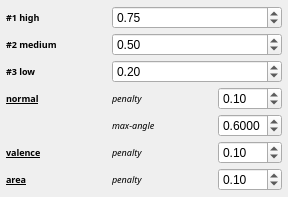
                   <widget class="QWidget" name="simplifyContainer" native="true">
                    <layout class="QVBoxLayout" name="verticalLayout_2">
                     <property name="spacing">
                      <number>0</number>
                     </property>
                     <property name="leftMargin">
                      <number>4</number>
                     </property>
                     <property name="topMargin">
                      <number>4</number>
                     </property>
                     <property name="rightMargin">
                      <number>4</number>
                     </property>
                     <property name="bottomMargin">
                      <number>4</number>
                     </property>
                     <item>
                      <widget class="QWidget" name="simplify1" native="true">
                       <layout class="QHBoxLayout" name="horizontalLayout_5">
                        <property name="leftMargin">
                         <number>2</number>
                        </property>
                        <property name="topMargin">
                         <number>2</number>
                        </property>
                        <property name="rightMargin">
                         <number>2</number>
                        </property>
                        <property name="bottomMargin">
                         <number>2</number>
                        </property>
                        <item>
                         <widget class="QLabel" name="label">
                          <property name="minimumSize">
                           <size>
                            <width>100</width>
                            <height>0</height>
                           </size>
                          </property>
                          <property name="font">
                           <font>
                            <family>FontAwesome</family>
                            <pointsize>7</pointsize>
                            <weight>75</weight>
                            <italic>false</italic>
                            <bold>true</bold>
                           </font>
                          </property>
                          <property name="text">
                           <string>#1 high</string>
                          </property>
                         </widget>
                        </item>
                        <item>
                         <widget class="QDoubleSpinBox" name="simplify1Spin">
                          <property name="sizePolicy">
                           <sizepolicy hsizetype="Expanding" vsizetype="Fixed">
                            <horstretch>0</horstretch>
                            <verstretch>0</verstretch>
                           </sizepolicy>
                          </property>
                          <property name="maximum">
                           <double>1.000000000000000</double>
                          </property>
                          <property name="singleStep">
                           <double>0.050000000000000</double>
                          </property>
                          <property name="value">
                           <double>0.750000000000000</double>
                          </property>
                         </widget>
                        </item>
                       </layout>
                      </widget>
                     </item>
                     <item>
                      <widget class="QWidget" name="simplify2" native="true">
                       <layout class="QHBoxLayout" name="horizontalLayout_6">
                        <property name="leftMargin">
                         <number>2</number>
                        </property>
                        <property name="topMargin">
                         <number>2</number>
                        </property>
                        <property name="rightMargin">
                         <number>2</number>
                        </property>
                        <property name="bottomMargin">
                         <number>2</number>
                        </property>
                        <item>
                         <widget class="QLabel" name="label_2">
                          <property name="minimumSize">
                           <size>
                            <width>100</width>
                            <height>0</height>
                           </size>
                          </property>
                          <property name="font">
                           <font>
                            <family>FontAwesome</family>
                            <pointsize>7</pointsize>
                            <weight>75</weight>
                            <bold>true</bold>
                           </font>
                          </property>
                          <property name="text">
                           <string>#2 medium</string>
                          </property>
                         </widget>
                        </item>
                        <item>
                         <widget class="QDoubleSpinBox" name="simplify2Spin">
                          <property name="sizePolicy">
                           <sizepolicy hsizetype="Expanding" vsizetype="Fixed">
                            <horstretch>0</horstretch>
                            <verstretch>0</verstretch>
                           </sizepolicy>
                          </property>
                          <property name="maximum">
                           <double>1.000000000000000</double>
                          </property>
                          <property name="singleStep">
                           <double>0.050000000000000</double>
                          </property>
                          <property name="value">
                           <double>0.500000000000000</double>
                          </property>
                         </widget>
                        </item>
                       </layout>
                      </widget>
                     </item>
                     <item>
                      <widget class="QWidget" name="simplify3" native="true">
                       <layout class="QHBoxLayout" name="horizontalLayout_7">
                        <property name="leftMargin">
                         <number>2</number>
                        </property>
                        <property name="topMargin">
                         <number>2</number>
                        </property>
                        <property name="rightMargin">
                         <number>2</number>
                        </property>
                        <property name="bottomMargin">
                         <number>2</number>
                        </property>
                        <item>
                         <widget class="QLabel" name="label_3">
                          <property name="sizePolicy">
                           <sizepolicy hsizetype="Fixed" vsizetype="Preferred">
                            <horstretch>0</horstretch>
                            <verstretch>0</verstretch>
                           </sizepolicy>
                          </property>
                          <property name="minimumSize">
                           <size>
                            <width>100</width>
                            <height>0</height>
                           </size>
                          </property>
                          <property name="font">
                           <font>
                            <family>FontAwesome</family>
                            <pointsize>7</pointsize>
                            <weight>75</weight>
                            <bold>true</bold>
                           </font>
                          </property>
                          <property name="text">
                           <string>#3 low</string>
                          </property>
                         </widget>
                        </item>
                        <item>
                         <widget class="QDoubleSpinBox" name="simplify3Spin">
                          <property name="sizePolicy">
                           <sizepolicy hsizetype="Expanding" vsizetype="Fixed">
                            <horstretch>0</horstretch>
                            <verstretch>0</verstretch>
                           </sizepolicy>
                          </property>
                          <property name="maximum">
                           <double>1.000000000000000</double>
                          </property>
                          <property name="singleStep">
                           <double>0.050000000000000</double>
                          </property>
                          <property name="value">
                           <double>0.200000000000000</double>
                          </property>
                         </widget>
                        </item>
                       </layout>
                      </widget>
                     </item>
                     <item>
                      <widget class="QWidget" name="widget" native="true">
                       <layout class="QHBoxLayout" name="horizontalLayout_16">
                        <property name="leftMargin">
                         <number>2</number>
                        </property>
                        <property name="topMargin">
                         <number>2</number>
                        </property>
                        <property name="rightMargin">
                         <number>2</number>
                        </property>
                        <property name="bottomMargin">
                         <number>2</number>
                        </property>
                        <item>
                         <widget class="QLabel" name="label_7">
                          <property name="sizePolicy">
                           <sizepolicy hsizetype="Fixed" vsizetype="Preferred">
                            <horstretch>0</horstretch>
                            <verstretch>0</verstretch>
                           </sizepolicy>
                          </property>
                          <property name="minimumSize">
                           <size>
                            <width>100</width>
                            <height>0</height>
                           </size>
                          </property>
                          <property name="maximumSize">
                           <size>
                            <width>16777215</width>
                            <height>16777215</height>
                           </size>
                          </property>
                          <property name="font">
                           <font>
                            <family>FontAwesome</family>
                            <pointsize>7</pointsize>
                            <weight>75</weight>
                            <bold>true</bold>
                            <underline>true</underline>
                           </font>
                          </property>
                          <property name="text">
                           <string>normal</string>
                          </property>
                         </widget>
                        </item>
                        <item>
                         <widget class="QLabel" name="label_11">
                          <property name="sizePolicy">
                           <sizepolicy hsizetype="Fixed" vsizetype="Preferred">
                            <horstretch>0</horstretch>
                            <verstretch>0</verstretch>
                           </sizepolicy>
                          </property>
                          <property name="minimumSize">
                           <size>
                            <width>100</width>
                            <height>0</height>
                           </size>
                          </property>
                          <property name="font">
                           <font>
                            <family>FontAwesome</family>
                            <pointsize>7</pointsize>
                            <italic>true</italic>
                           </font>
                          </property>
                          <property name="text">
                           <string>penalty</string>
                          </property>
                         </widget>
                        </item>
                        <item>
                         <widget class="QDoubleSpinBox" name="norPenaltySpin">
                          <property name="sizePolicy">
                           <sizepolicy hsizetype="Expanding" vsizetype="Fixed">
                            <horstretch>0</horstretch>
                            <verstretch>0</verstretch>
                           </sizepolicy>
                          </property>
                          <property name="singleStep">
                           <double>0.010000000000000</double>
                          </property>
                          <property name="value">
                           <double>0.100000000000000</double>
                          </property>
                         </widget>
                        </item>
                       </layout>
                      </widget>
                     </item>
                     <item>
                      <widget class="QWidget" name="widget_2" native="true">
                       <layout class="QHBoxLayout" name="horizontalLayout_17">
                        <property name="leftMargin">
                         <number>2</number>
                        </property>
                        <property name="topMargin">
                         <number>2</number>
                        </property>
                        <property name="rightMargin">
                         <number>2</number>
                        </property>
                        <property name="bottomMargin">
                         <number>2</number>
                        </property>
                        <item>
                         <widget class="QLabel" name="label_8">
                          <property name="minimumSize">
                           <size>
                            <width>100</width>
                            <height>0</height>
                           </size>
                          </property>
                          <property name="text">
                           <string/>
                          </property>
                         </widget>
                        </item>
                        <item>
                         <widget class="QLabel" name="label_12">
                          <property name="minimumSize">
                           <size>
                            <width>100</width>
                            <height>0</height>
                           </size>
                          </property>
                          <property name="font">
                           <font>
                            <family>FontAwesome</family>
                            <pointsize>7</pointsize>
                            <italic>true</italic>
                           </font>
                          </property>
                          <property name="text">
                           <string>max-angle</string>
                          </property>
                         </widget>
                        </item>
                        <item>
                         <widget class="QDoubleSpinBox" name="norMaxAngleSpin">
                          <property name="sizePolicy">
                           <sizepolicy hsizetype="Expanding" vsizetype="Fixed">
                            <horstretch>0</horstretch>
                            <verstretch>0</verstretch>
                           </sizepolicy>
                          </property>
                          <property name="decimals">
                           <number>4</number>
                          </property>
                          <property name="maximum">
                           <double>3.141500000000000</double>
                          </property>
                          <property name="singleStep">
                           <double>0.010000000000000</double>
                          </property>
                          <property name="value">
                           <double>0.600000000000000</double>
                          </property>
                         </widget>
                        </item>
                       </layout>
                      </widget>
                     </item>
                     <item>
                      <widget class="QWidget" name="widget_3" native="true">
                       <layout class="QHBoxLayout" name="horizontalLayout_18">
                        <property name="leftMargin">
                         <number>2</number>
                        </property>
                        <property name="topMargin">
                         <number>2</number>
                        </property>
                        <property name="rightMargin">
                         <number>2</number>
                        </property>
                        <property name="bottomMargin">
                         <number>2</number>
                        </property>
                        <item>
                         <widget class="QLabel" name="label_9">
                          <property name="minimumSize">
                           <size>
                            <width>100</width>
                            <height>0</height>
                           </size>
                          </property>
                          <property name="font">
                           <font>
                            <family>FontAwesome</family>
                            <pointsize>7</pointsize>
                            <weight>75</weight>
                            <bold>true</bold>
                            <underline>true</underline>
                           </font>
                          </property>
                          <property name="text">
                           <string>valence</string>
                          </property>
                         </widget>
                        </item>
                        <item>
                         <widget class="QLabel" name="label_13">
                          <property name="minimumSize">
                           <size>
                            <width>100</width>
                            <height>0</height>
                           </size>
                          </property>
                          <property name="font">
                           <font>
                            <family>FontAwesome</family>
                            <pointsize>7</pointsize>
                            <italic>true</italic>
                           </font>
                          </property>
                          <property name="text">
                           <string>penalty</string>
                          </property>
                         </widget>
                        </item>
                        <item>
                         <widget class="QDoubleSpinBox" name="valencePenaltySpin">
                          <property name="sizePolicy">
                           <sizepolicy hsizetype="Expanding" vsizetype="Fixed">
                            <horstretch>0</horstretch>
                            <verstretch>0</verstretch>
                           </sizepolicy>
                          </property>
                          <property name="singleStep">
                           <double>0.010000000000000</double>
                          </property>
                          <property name="value">
                           <double>0.100000000000000</double>
                          </property>
                         </widget>
                        </item>
                       </layout>
                      </widget>
                     </item>
                     <item>
                      <widget class="QWidget" name="widget_4" native="true">
                       <layout class="QHBoxLayout" name="horizontalLayout_19">
                        <property name="leftMargin">
                         <number>2</number>
                        </property>
                        <property name="topMargin">
                         <number>2</number>
                        </property>
                        <property name="rightMargin">
                         <number>2</number>
                        </property>
                        <property name="bottomMargin">
                         <number>2</number>
                        </property>
                        <item>
                         <widget class="QLabel" name="label_10">
                          <property name="minimumSize">
                           <size>
                            <width>100</width>
                            <height>0</height>
                           </size>
                          </property>
                          <property name="font">
                           <font>
                            <family>FontAwesome</family>
                            <pointsize>7</pointsize>
                            <weight>75</weight>
                            <bold>true</bold>
                            <underline>true</underline>
                           </font>
                          </property>
                          <property name="text">
                           <string>area</string>
                          </property>
                         </widget>
                        </item>
                        <item>
                         <widget class="QLabel" name="label_14">
                          <property name="minimumSize">
                           <size>
                            <width>100</width>
                            <height>0</height>
                           </size>
                          </property>
                          <property name="font">
                           <font>
                            <family>FontAwesome</family>
                            <pointsize>7</pointsize>
                            <italic>true</italic>
                           </font>
                          </property>
                          <property name="text">
                           <string>penalty</string>
                          </property>
                         </widget>
                        </item>
                        <item>
                         <widget class="QDoubleSpinBox" name="areaPenaltySpin">
                          <property name="sizePolicy">
                           <sizepolicy hsizetype="Expanding" vsizetype="Fixed">
                            <horstretch>0</horstretch>
                            <verstretch>0</verstretch>
                           </sizepolicy>
                          </property>
                          <property name="singleStep">
                           <double>0.010000000000000</double>
                          </property>
                          <property name="value">
                           <double>0.100000000000000</double>
                          </property>
                         </widget>
                        </item>
                       </layout>
                      </widget>
                     </item>
                    </layout>
                   </widget>
